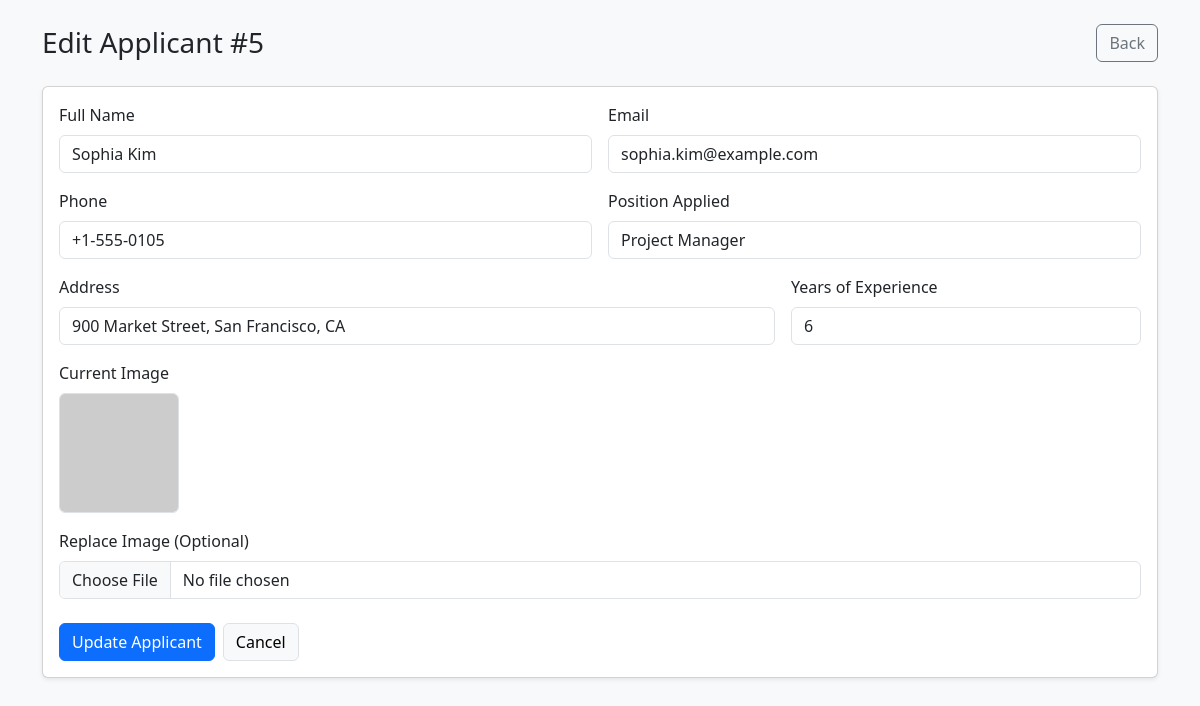
/edit.php?id=5, run on the app's committed database.
### tables this page shows
CREATE TABLE IF NOT EXISTS applicants (
    id BIGINT UNSIGNED NOT NULL AUTO_INCREMENT PRIMARY KEY,
    full_name VARCHAR(120) NOT NULL,
    email VARCHAR(150) NOT NULL,
    phone VARCHAR(30) NOT NULL,
    address VARCHAR(255) NOT NULL,
    position_applied VARCHAR(120) NOT NULL,
    years_experience INT UNSIGNED NOT NULL,
    image_path VARCHAR(255) NOT NULL,
    created_at TIMESTAMP NOT NULL DEFAULT CURRENT_TIMESTAMP,
    updated_at TIMESTAMP NOT NULL DEFAULT CURRENT_TIMESTAMP ON UPDATE CURRENT_TIMESTAMP
);

### functions.php (called while the page is built, shortened)
<?php
function e(string $value): string
{
    return htmlspecialchars($value, ENT_QUOTES, 'UTF-8');
}

### edit.php (the view, shortened to what this page needs)
<?php
require __DIR__ . '/functions.php';
$pdo = getPdo();
$id = isset($_GET['id']) ? (int) $_GET['id'] : 0;
$stmt = $pdo->prepare('SELECT * FROM applicants WHERE id = :id');
$stmt->execute([':id' => $id]);
$applicant = $stmt->fetch();
$errors = $_SESSION['errors'] ?? [];
$old = $_SESSION['old'] ?? [];
$view = [
    'full_name' => (string) ($old['full_name'] ?? $applicant['full_name']),
    'email' => (string) ($old['email'] ?? $applicant['email']),
    'phone' => (string) ($old['phone'] ?? $applicant['phone']),
    'address' => (string) ($old['address'] ?? $applicant['address']),
    'position_applied' => (string) ($old['position_applied'] ?? $applicant['position_applied']),
    'years_experience' => (string) ($old['years_experience'] ?? $applicant['years_experience']),
];
?>
<!doctype html>
<html lang="en">
<head>
    <link href="https://cdn.jsdelivr.net/npm/bootstrap@5.3.3/dist/css/bootstrap.min.css" rel="stylesheet">
</head>
<body class="bg-light">
<div class="container py-4">
    <div class="mb-4 d-flex justify-content-between align-items-center">
        <h1 class="h3 mb-0">Edit Applicant #<?= (int) $applicant['id'] ?></h1>
        <a href="index.php" class="btn btn-outline-secondary">Back</a>
    </div>
    <div class="card shadow-sm">
        <div class="card-body">
            <form action="update.php?id=<?= (int) $applicant['id'] ?>" method="post" enctype="multipart/form-data" novalidate>
                <div class="row g-3">
                    <div class="col-md-6">
                        <label class="form-label">Full Name</label>
                        <input type="text" name="full_name" class="form-control <?= isset($errors['full_name']) ? 'is-invalid' : '' ?>" value="<?= e($view['full_name']) ?>">
                    </div>
                    <div class="col-md-6">
                        <label class="form-label">Email</label>
                        <input type="email" name="email" class="form-control <?= isset($errors['email']) ? 'is-invalid' : '' ?>" value="<?= e($view['email']) ?>">
                    </div>
                    <div class="col-md-6">
                        <label class="form-label">Phone</label>
                        <input type="text" name="phone" class="form-control <?= isset($errors['phone']) ? 'is-invalid' : '' ?>" value="<?= e($view['phone']) ?>">
                    </div>
                    <div class="col-md-6">
                        <label class="form-label">Position Applied</label>
                        <input type="text" name="position_applied" class="form-control <?= isset($errors['position_applied']) ? 'is-invalid' : '' ?>" value="<?= e($view['position_applied']) ?>">
                    </div>
                    <div class="col-md-8">
                        <label class="form-label">Address</label>
                        <input type="text" name="address" class="form-control <?= isset($errors['address']) ? 'is-invalid' : '' ?>" value="<?= e($view['address']) ?>">
                    </div>
                    <div class="col-md-4">
                        <label class="form-label">Years of Experience</label>
                        <input type="number" name="years_experience" min="0" class="form-control <?= isset($errors['years_experience']) ? 'is-invalid' : '' ?>" value="<?= e($view['years_experience']) ?>">
                    </div>
                    <div class="col-12">
                        <label class="form-label d-block">Current Image</label>
                        <img src="<?= e((string) $applicant['image_path']) ?>" alt="Applicant Image" class="rounded border" style="width:120px;height:120px;object-fit:cover;">
                    </div>
                    <div class="col-12">
                        <label class="form-label">Replace Image (Optional)</label>
                        <input type="file" name="image" accept="image/*" class="form-control <?= isset($errors['image']) ? 'is-invalid' : '' ?>">
                    </div>
                </div>
                <div class="mt-4 d-flex gap-2">
                    <button type="submit" class="btn btn-primary">Update Applicant</button>
                    <a href="index.php" class="btn btn-light border">Cancel</a>
                </div>
            </form>
        </div>
    </div>
</div>
</body>
</html>

### data on the page
applicants: id "5", full_name "Sophia Kim", email "sophia.kim@example.com", phone "+1-555-0105", position_applied "Project Manager", address "900 Market Street, San Francisco, CA", years_experience "6"
